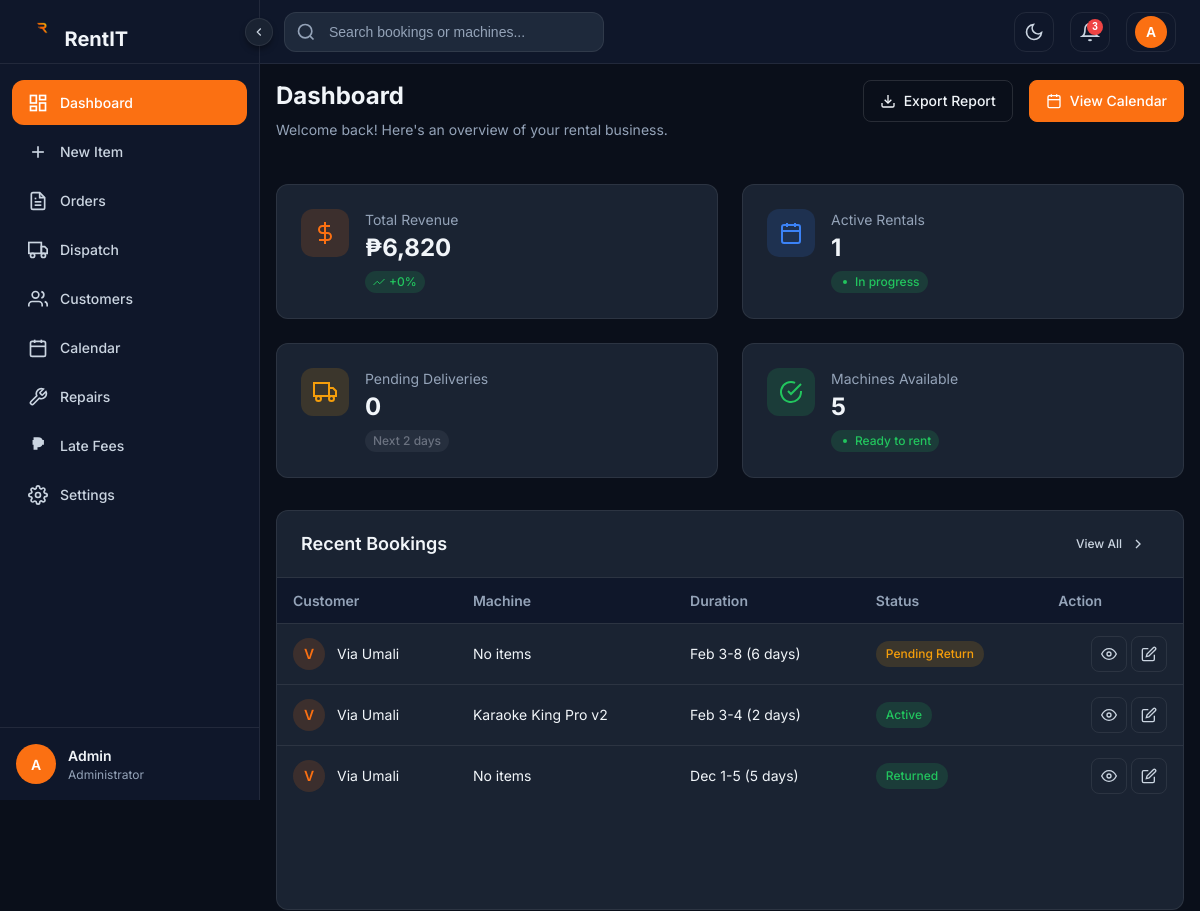
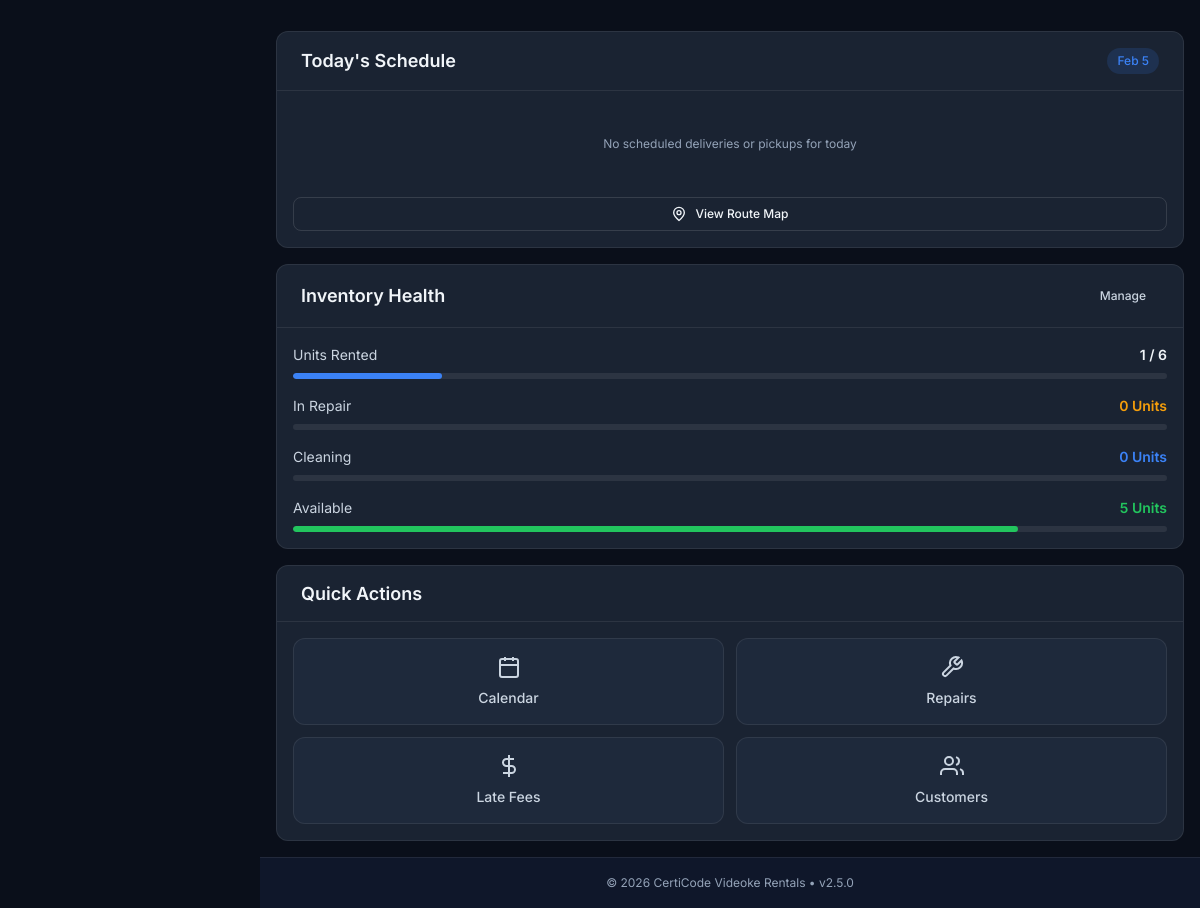
Screenshot of /admin/dashboard/dashboard.php with the database file from the repository (2 pictures, top to bottom).
### tables this page shows
CREATE TABLE IF NOT EXISTS `rental` (
  `order_id` int(11) NOT NULL,
  `user_id` int(11) DEFAULT NULL,
  `rental_status` varchar(50) DEFAULT NULL,
  `total_price` decimal(10,2) DEFAULT NULL,
  `late_fee` decimal(10,2) DEFAULT 0.00,
  `venue` varchar(255) DEFAULT NULL,
  `customer_address` text DEFAULT NULL,
  `start_date` date DEFAULT NULL,
  `end_date` date DEFAULT NULL,
  PRIMARY KEY (`order_id`),
  KEY `fk_user_rental` (`user_id`)
);

CREATE TABLE IF NOT EXISTS `users` (
  `id` int(11) NOT NULL,
  `full_name` varchar(100) DEFAULT NULL,
  `email` varchar(100) NOT NULL,
  `phone` varchar(20) DEFAULT NULL,
  `password` varchar(255) NOT NULL,
  `profile_picture` longblob DEFAULT NULL,
  `id_front` longblob DEFAULT NULL,
  `id_back` longblob DEFAULT NULL,
  `address` text DEFAULT NULL,
  `role` enum('admin','customer') DEFAULT 'customer',
  `created_at` timestamp NOT NULL DEFAULT current_timestamp(),
  `updated_at` timestamp NOT NULL DEFAULT current_timestamp() ON UPDATE current_timestamp(),
  `reset_token` varchar(255) DEFAULT NULL,
  `reset_expiry` datetime DEFAULT NULL,
  `membership_level` varchar(20) DEFAULT 'Bronze',
  PRIMARY KEY (`id`),
  UNIQUE KEY `email` (`email`)
);

### admin/dashboard/dashboard.php (the view, shortened to what the rows shown need)
<?php
require_once __DIR__ . '/../../config.php';
$recentBookingsQuery = "SELECT r.order_id, r.rental_status, r.start_date, r.end_date, r.venue, r.customer_address,
                        u.full_name as customer_name, u.email as customer_email,
                        GROUP_CONCAT(i.item_name SEPARATOR ', ') as items
                        FROM rental r
                        LEFT JOIN users u ON r.user_id = u.id
                        LEFT JOIN rental_item ri ON r.order_id = ri.order_id
                        LEFT JOIN item i ON ri.item_id = i.item_id
                        GROUP BY r.order_id
                        ORDER BY r.start_date DESC
                        LIMIT 5";
$recentBookingsResult = mysqli_query($conn, $recentBookingsQuery);
$recentBookings = [];
while ($row = mysqli_fetch_assoc($recentBookingsResult)) {
    $recentBookings[] = $row;
}
function getStatusBadgeClass($status) {
    $status = strtolower($status);
    switch ($status) {
        case 'active':
        case 'confirmed':
        case 'completed':
        case 'returned':
            return 'status-success';
        case 'pending':
        case 'pending return':
            return 'status-pending';
    }
}
?>
<!DOCTYPE html>
<html lang="en" data-theme="dark">
<head>
    <link rel="stylesheet" href="admin/shared/css/admin-theme.css">
    <link rel="stylesheet" href="admin/shared/css/admin-globals.css">
    <link rel="stylesheet" href="admin/shared/css/admin-components.css">
    <link rel="stylesheet" href="admin/dashboard/css/dashboard-new.css">
</head>
<body>
    <div class="admin-wrapper">
        <main class="admin-main">
            <div class="admin-content">
                <div class="admin-page-header">
                    <div>
                        <h1 class="admin-page-title">Dashboard</h1>
                    </div>
                </div>
                <div class="dashboard-grid">
                    <section class="admin-card bookings-section animate-fadeInUp">
                        <div class="admin-card-header">
                            <h2 class="admin-card-title">Recent Bookings</h2>
                        </div>
                        <div class="admin-card-body" style="padding: 0;">
                            <div class="admin-table-wrapper" style="border: none; border-radius: 0;">
                                <table class="admin-table">
                                    <thead>
                                        <tr>
                                            <th title="Customer who made the booking">Customer</th>
                                            <th title="Equipment model rented">Machine</th>
                                            <th title="Rental period">Duration</th>
                                            <th title="Current booking status">Status</th>
                                            <th title="Available actions">Action</th>
                                        </tr>
                                    </thead>
                                    <tbody>
                                        <?php if (count($recentBookings) > 0): ?>
                                            <?php foreach ($recentBookings as $booking): ?>
                                                <?php
                                                    $startDate = new DateTime($booking['start_date']);
                                                    $endDate = new DateTime($booking['end_date']);
                                                    $duration = $startDate->diff($endDate)->days + 1;
                                                    $customerInitial = strtoupper(substr($booking['customer_name'] ?? 'U', 0, 1));
                                                    $customerName = $booking['customer_name'] ?? 'Unknown Customer';
                                                    $items = $booking['items'] ?? 'No items';
                                                    $statusClass = getStatusBadgeClass($booking['rental_status']);
                                                ?>
                                                <tr>
                                                    <td>
                                                        <div class="customer-cell">
                                                            <div class="customer-avatar"><?php echo $customerInitial; ?></div>
                                                            <span><?php echo htmlspecialchars($customerName); ?></span>
                                                        </div>
                                                    </td>
                                                    <td><?php echo htmlspecialchars($items); ?></td>
                                                    <td title="<?php echo $startDate->format('M j') . ' - ' . $endDate->format('M j, Y'); ?>">
                                                        <?php echo $startDate->format('M j') . '-' . $endDate->format('j'); ?> (<?php echo $duration; ?> day<?php echo $duration > 1 ? 's' : ''; ?>)
                                                    </td>
                                                    <td><span class="status-badge <?php echo $statusClass; ?>"><?php echo htmlspecialchars($booking['rental_status']); ?></span></td>
                                                    <td>
                                                        <div class="table-action-btns">
                                                            <button class="btn-icon" title="View booking details" onclick="viewBooking(<?php echo $booking['order_id']; ?>)">
                                                                <svg viewBox="0 0 24 24" width="16" height="16" fill="none" stroke="currentColor" stroke-width="2">
                                                                    <path d="M1 12s4-8 11-8 11 8 11 8-4 8-11 8-11-8-11-8z"/>
                                                                    <circle cx="12" cy="12" r="3"/>
                                                                </svg>
                                                            </button>
                                                            <button class="btn-icon" title="Edit booking" onclick="editBooking(<?php echo $booking['order_id']; ?>)">
                                                                <svg viewBox="0 0 24 24" width="16" height="16" fill="none" stroke="currentColor" stroke-width="2">
                                                                    <path d="M11 4H4a2 2 0 0 0-2 2v14a2 2 0 0 0 2 2h14a2 2 0 0 0 2-2v-7"/>
                                                                    <path d="M18.5 2.5a2.121 2.121 0 0 1 3 3L12 15l-4 1 1-4 9.5-9.5z"/>
                                                                </svg>
                                                            </button>
                                                        </div>
                                                    </td>
                                                </tr>
                                            <?php endforeach; ?>
                                        <?php endif; ?>
                                    </tbody>
                                </table>
                            </div>
                        </div>
                    </section>
                    <div class="dashboard-sidebar">
                        <section class="admin-card schedule-card animate-fadeInUp">
                            <div class="admin-card-header">
                                <h2 class="admin-card-title">Today's Schedule</h2>
                            </div>
                        </section>
                        <section class="admin-card inventory-card animate-fadeInUp">
                            <div class="admin-card-header">
                                <h2 class="admin-card-title">Inventory Health</h2>
                            </div>
                        </section>
                        <section class="admin-card quick-actions animate-fadeInUp">
                            <div class="admin-card-header">
                                <h2 class="admin-card-title">Quick Actions</h2>
                            </div>
                        </section>
                    </div>
                </div>
            </div>
        </main>
    </div>
</body>
</html>

### rows the page displays
rental: user.full_name "V", user.full_name "Via Umali", items "No items", start_date "Feb 3", end_date "8", duration "6", rental_status "Pending Return"
rental: user.full_name "V", user.full_name "Via Umali", items "Karaoke King Pro v2", start_date "Feb 3", end_date "4", duration "2", rental_status "Active"
rental: user.full_name "V", user.full_name "Via Umali", items "No items", start_date "Dec 1", end_date "5", duration "5", rental_status "Returned"

### other values shown
formatCurrency($totalRevenue) "₱6,820"
$revenueChange "0"
$activeRentals "1"
$pendingDeliveries "0"
$machinesAvailable "5"
$itemsRented "1"
$totalItems "6"
$itemsRepair "0"
$itemsCleaning "0"
